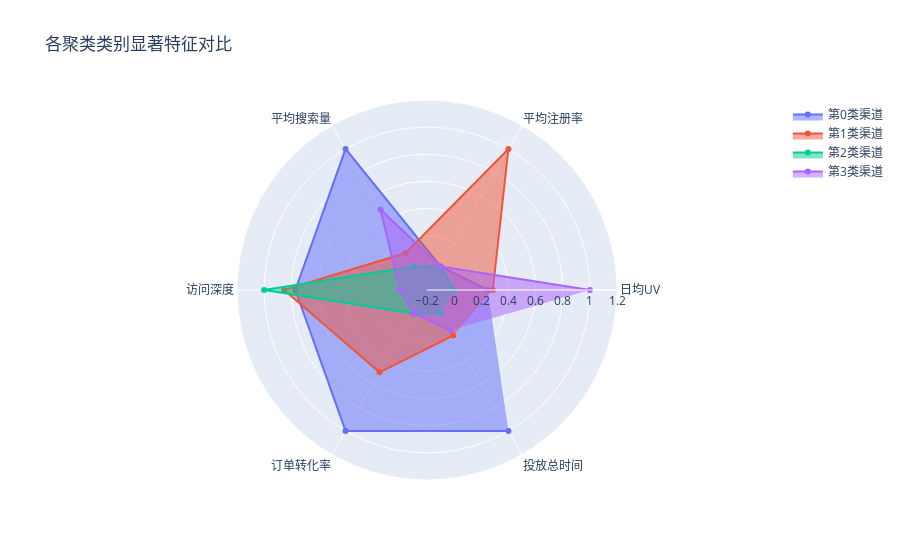

The notebook cell saved with this chart:
### Code cell
# 创建Figure对象
fig = go.Figure()
labels = ['日均UV','平均注册率','平均搜索量','访问深度','订单转化率','投放总时间']

# 添加雷达图数据
for i in range(len(num_sets_max_min)):
    data_tmp = num_sets_max_min[i, :]
    x_data = np.concatenate((data_tmp, [data_tmp[0]]))

    fig.add_trace(go.Scatterpolar(
        r=x_data,
        theta=labels,
        fill='toself',
        name="第%d类渠道"%(i)
    ))

# 设置图表布局和样式
fig.update_layout(
    polar=dict(
        radialaxis=dict(
            visible=True,
            range=[-0.2, 1.2]
        )
    ),
    showlegend=True,
    title='各聚类类别显著特征对比'
)

# 显示图表
fig.show()

### Figure 1 — Plotly figure (JSON) as saved in the notebook; plotly's stock layout.template omitted (floating-point values rounded to 4 significant figures)
{"data": [{"fill": "toself", "name": "第0类渠道", "r": [0.2473, 0.0, 1.0, 0.7698, 1.0, 1.0, 0.2473], "theta": ["日均UV", "平均注册率", "平均搜索量", "访问深度", "订单转化率", "投放总时间"], "type": "scatterpolar"}, {"fill": "toself", "name": "第1类渠道", "r": [0.2848, 1.0, 0.1143, 0.8527, 0.5, 0.187, 0.2848], "theta": ["日均UV", "平均注册率", "平均搜索量", "访问深度", "订单转化率", "投放总时间"], "type": "scatterpolar"}, {"fill": "toself", "name": "第2类渠道", "r": [0.0, 0.0, 0.0, 1.0, 0.0, 0.0, 0.0], "theta": ["日均UV", "平均注册率", "平均搜索量", "访问深度", "订单转化率", "投放总时间"], "type": "scatterpolar"}, {"fill": "toself", "name": "第3类渠道", "r": [1.0, 0.0, 0.4857, 0.0, 0.0, 0.1425, 1.0], "theta": ["日均UV", "平均注册率", "平均搜索量", "访问深度", "订单转化率", "投放总时间"], "type": "scatterpolar"}], "layout": {"polar": {"radialaxis": {"visible": true, "range": [-0.2, 1.2]}}, "showlegend": true, "title": {"text": "各聚类类别显著特征对比"}}}
